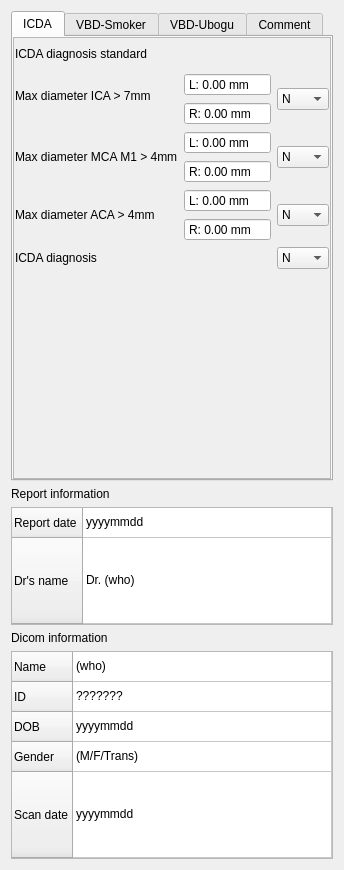
<?xml version="1.0" encoding="UTF-8"?>
<ui version="4.0">
 <class>IADEMeasurementWidget</class>
 <widget class="QWidget" name="IADEMeasurementWidget">
  <property name="geometry">
   <rect>
    <x>0</x>
    <y>0</y>
    <width>344</width>
    <height>870</height>
   </rect>
  </property>
  <property name="windowTitle">
   <string>IADEMeasurementWidget</string>
  </property>
  <layout class="QVBoxLayout" name="verticalLayout">
   <item>
    <widget class="QTabWidget" name="tabWidget">
     <property name="currentIndex">
      <number>0</number>
     </property>
     <widget class="QWidget" name="tab">
      <attribute name="title">
       <string>ICDA</string>
      </attribute>
      <layout class="QVBoxLayout" name="verticalLayout_4">
       <property name="spacing">
        <number>0</number>
       </property>
       <property name="leftMargin">
        <number>0</number>
       </property>
       <property name="topMargin">
        <number>0</number>
       </property>
       <property name="rightMargin">
        <number>0</number>
       </property>
       <property name="bottomMargin">
        <number>0</number>
       </property>
       <item>
        <widget class="QScrollArea" name="scrollArea_2">
         <property name="widgetResizable">
          <bool>true</bool>
         </property>
         <widget class="QWidget" name="scrollAreaWidgetContents_3">
          <property name="geometry">
           <rect>
            <x>0</x>
            <y>0</y>
            <width>318</width>
            <height>554</height>
           </rect>
          </property>
          <layout class="QGridLayout" name="gridLayout_2">
           <property name="leftMargin">
            <number>1</number>
           </property>
           <property name="rightMargin">
            <number>1</number>
           </property>
           <item row="3" column="0">
            <widget class="QLabel" name="label_50">
             <property name="text">
              <string>Max diameter MCA M1 &gt; 4mm</string>
             </property>
            </widget>
           </item>
           <item row="3" column="2">
            <widget class="QComboBox" name="comboBoxMCAM1">
             <item>
              <property name="text">
               <string>N</string>
              </property>
             </item>
             <item>
              <property name="text">
               <string>Y</string>
              </property>
             </item>
            </widget>
           </item>
           <item row="0" column="0" colspan="2">
            <widget class="QLabel" name="label_53">
             <property name="text">
              <string>ICDA diagnosis standard</string>
             </property>
            </widget>
           </item>
           <item row="4" column="0">
            <widget class="QLabel" name="label_51">
             <property name="text">
              <string>Max diameter ACA &gt; 4mm</string>
             </property>
            </widget>
           </item>
           <item row="4" column="2">
            <widget class="QComboBox" name="comboBoxACA">
             <item>
              <property name="text">
               <string>N</string>
              </property>
             </item>
             <item>
              <property name="text">
               <string>Y</string>
              </property>
             </item>
            </widget>
           </item>
           <item row="1" column="0" rowspan="2">
            <widget class="QLabel" name="label_49">
             <property name="text">
              <string>Max diameter ICA &gt; 7mm</string>
             </property>
            </widget>
           </item>
           <item row="2" column="2">
            <widget class="QComboBox" name="comboBoxICA">
             <item>
              <property name="text">
               <string>N</string>
              </property>
             </item>
             <item>
              <property name="text">
               <string>Y</string>
              </property>
             </item>
            </widget>
           </item>
           <item row="2" column="1">
            <layout class="QVBoxLayout" name="verticalLayout_8">
             <item>
              <widget class="QDoubleSpinBox" name="doubleSpinBoxLICA">
               <property name="buttonSymbols">
                <enum>QAbstractSpinBox::NoButtons</enum>
               </property>
               <property name="prefix">
                <string>L: </string>
               </property>
               <property name="suffix">
                <string> mm</string>
               </property>
               <property name="maximum">
                <double>999.000000000000000</double>
               </property>
              </widget>
             </item>
             <item>
              <widget class="QDoubleSpinBox" name="doubleSpinBoxRICA">
               <property name="buttonSymbols">
                <enum>QAbstractSpinBox::NoButtons</enum>
               </property>
               <property name="prefix">
                <string>R: </string>
               </property>
               <property name="suffix">
                <string> mm</string>
               </property>
               <property name="maximum">
                <double>999.000000000000000</double>
               </property>
              </widget>
             </item>
            </layout>
           </item>
           <item row="4" column="1">
            <layout class="QVBoxLayout" name="verticalLayout_10">
             <item>
              <widget class="QDoubleSpinBox" name="doubleSpinBoxLACA">
               <property name="buttonSymbols">
                <enum>QAbstractSpinBox::NoButtons</enum>
               </property>
               <property name="prefix">
                <string>L: </string>
               </property>
               <property name="suffix">
                <string> mm</string>
               </property>
               <property name="maximum">
                <double>999.000000000000000</double>
               </property>
              </widget>
             </item>
             <item>
              <widget class="QDoubleSpinBox" name="doubleSpinBoxRACA">
               <property name="buttonSymbols">
                <enum>QAbstractSpinBox::NoButtons</enum>
               </property>
               <property name="prefix">
                <string>R: </string>
               </property>
               <property name="suffix">
                <string> mm</string>
               </property>
               <property name="maximum">
                <double>999.000000000000000</double>
               </property>
              </widget>
             </item>
            </layout>
           </item>
           <item row="3" column="1">
            <layout class="QVBoxLayout" name="verticalLayout_9">
             <item>
              <widget class="QDoubleSpinBox" name="doubleSpinBoxLMCA">
               <property name="buttonSymbols">
                <enum>QAbstractSpinBox::NoButtons</enum>
               </property>
               <property name="prefix">
                <string>L: </string>
               </property>
               <property name="suffix">
                <string> mm</string>
               </property>
               <property name="maximum">
                <double>999.000000000000000</double>
               </property>
              </widget>
             </item>
             <item>
              <widget class="QDoubleSpinBox" name="doubleSpinBoxRMCA">
               <property name="buttonSymbols">
                <enum>QAbstractSpinBox::NoButtons</enum>
               </property>
               <property name="prefix">
                <string>R: </string>
               </property>
               <property name="suffix">
                <string> mm</string>
               </property>
               <property name="maximum">
                <double>999.000000000000000</double>
               </property>
              </widget>
             </item>
            </layout>
           </item>
           <item row="5" column="2">
            <widget class="QComboBox" name="comboBoxICDA">
             <property name="editable">
              <bool>false</bool>
             </property>
             <item>
              <property name="text">
               <string>N</string>
              </property>
             </item>
             <item>
              <property name="text">
               <string>Y</string>
              </property>
             </item>
            </widget>
           </item>
           <item row="5" column="0">
            <widget class="QLabel" name="label_52">
             <property name="text">
              <string>ICDA diagnosis</string>
             </property>
            </widget>
           </item>
           <item row="7" column="0" colspan="2">
            <spacer name="verticalSpacer">
             <property name="orientation">
              <enum>Qt::Vertical</enum>
             </property>
             <property name="sizeHint" stdset="0">
              <size>
               <width>20</width>
               <height>40</height>
              </size>
             </property>
            </spacer>
           </item>
          </layout>
         </widget>
        </widget>
       </item>
      </layout>
     </widget>
     <widget class="QWidget" name="tab_2">
      <attribute name="title">
       <string>VBD-Smoker</string>
      </attribute>
      <layout class="QVBoxLayout" name="verticalLayout_3">
       <property name="spacing">
        <number>0</number>
       </property>
       <property name="leftMargin">
        <number>0</number>
       </property>
       <property name="topMargin">
        <number>0</number>
       </property>
       <property name="rightMargin">
        <number>0</number>
       </property>
       <property name="bottomMargin">
        <number>0</number>
       </property>
       <item>
        <widget class="QScrollArea" name="scrollArea_3">
         <property name="widgetResizable">
          <bool>true</bool>
         </property>
         <widget class="QWidget" name="scrollAreaWidgetContents_4">
          <property name="geometry">
           <rect>
            <x>0</x>
            <y>0</y>
            <width>318</width>
            <height>554</height>
           </rect>
          </property>
          <layout class="QGridLayout" name="gridLayout_3">
           <property name="leftMargin">
            <number>1</number>
           </property>
           <property name="rightMargin">
            <number>1</number>
           </property>
           <property name="horizontalSpacing">
            <number>6</number>
           </property>
           <item row="5" column="2">
            <widget class="QComboBox" name="comboBoxVBDSmoker">
             <property name="editable">
              <bool>false</bool>
             </property>
             <item>
              <property name="text">
               <string>N</string>
              </property>
             </item>
             <item>
              <property name="text">
               <string>Y</string>
              </property>
             </item>
            </widget>
           </item>
           <item row="2" column="2">
            <widget class="QComboBox" name="comboBoxTortuosity">
             <item>
              <property name="text">
               <string>N</string>
              </property>
             </item>
             <item>
              <property name="text">
               <string>Y</string>
              </property>
             </item>
            </widget>
           </item>
           <item row="1" column="2">
            <widget class="QComboBox" name="comboBoxElongation">
             <item>
              <property name="text">
               <string>N</string>
              </property>
             </item>
             <item>
              <property name="text">
               <string>Y</string>
              </property>
             </item>
            </widget>
           </item>
           <item row="2" column="1">
            <widget class="QComboBox" name="comboBoxTortuosityClass">
             <item>
              <property name="text">
               <string>0</string>
              </property>
             </item>
             <item>
              <property name="text">
               <string>1</string>
              </property>
             </item>
             <item>
              <property name="text">
               <string>2</string>
              </property>
             </item>
             <item>
              <property name="text">
               <string>3</string>
              </property>
             </item>
            </widget>
           </item>
           <item row="1" column="0">
            <widget class="QLabel" name="label_55">
             <property name="text">
              <string>Elongation</string>
             </property>
            </widget>
           </item>
           <item row="1" column="1">
            <widget class="QComboBox" name="comboBoxElongationClass">
             <item>
              <property name="text">
               <string>0</string>
              </property>
             </item>
             <item>
              <property name="text">
               <string>1</string>
              </property>
             </item>
             <item>
              <property name="text">
               <string>2</string>
              </property>
             </item>
             <item>
              <property name="text">
               <string>3</string>
              </property>
             </item>
            </widget>
           </item>
           <item row="3" column="0">
            <widget class="QLabel" name="label_57">
             <property name="text">
              <string>Max diameter BA &gt; 4.5mm</string>
             </property>
            </widget>
           </item>
           <item row="3" column="1">
            <widget class="QDoubleSpinBox" name="doubleSpinBoxSmokerMaxDiameterBA">
             <property name="buttonSymbols">
              <enum>QAbstractSpinBox::NoButtons</enum>
             </property>
             <property name="suffix">
              <string> mm</string>
             </property>
             <property name="maximum">
              <double>999.000000000000000</double>
             </property>
            </widget>
           </item>
           <item row="2" column="0">
            <widget class="QLabel" name="label_56">
             <property name="text">
              <string>Tortuosity</string>
             </property>
            </widget>
           </item>
           <item row="4" column="0">
            <widget class="QLabel" name="label_58">
             <property name="text">
              <string>Ectasia</string>
             </property>
            </widget>
           </item>
           <item row="6" column="0">
            <spacer name="verticalSpacer_2">
             <property name="orientation">
              <enum>Qt::Vertical</enum>
             </property>
             <property name="sizeHint" stdset="0">
              <size>
               <width>20</width>
               <height>40</height>
              </size>
             </property>
            </spacer>
           </item>
           <item row="4" column="2">
            <widget class="QComboBox" name="comboBoxEctasia">
             <item>
              <property name="text">
               <string>N</string>
              </property>
             </item>
             <item>
              <property name="text">
               <string>Y</string>
              </property>
             </item>
            </widget>
           </item>
           <item row="5" column="0">
            <widget class="QLabel" name="label_59">
             <property name="text">
              <string>VBD-Smoker diagnosis</string>
             </property>
            </widget>
           </item>
          </layout>
         </widget>
        </widget>
       </item>
      </layout>
     </widget>
     <widget class="QWidget" name="tab_3">
      <attribute name="title">
       <string>VBD-Ubogu</string>
      </attribute>
      <layout class="QVBoxLayout" name="verticalLayout_2">
       <property name="spacing">
        <number>0</number>
       </property>
       <property name="leftMargin">
        <number>0</number>
       </property>
       <property name="topMargin">
        <number>0</number>
       </property>
       <property name="rightMargin">
        <number>0</number>
       </property>
       <property name="bottomMargin">
        <number>0</number>
       </property>
       <item>
        <widget class="QScrollArea" name="scrollArea_4">
         <property name="widgetResizable">
          <bool>true</bool>
         </property>
         <widget class="QWidget" name="scrollAreaWidgetContents_5">
          <property name="geometry">
           <rect>
            <x>0</x>
            <y>0</y>
            <width>318</width>
            <height>554</height>
           </rect>
          </property>
          <layout class="QGridLayout" name="gridLayout">
           <property name="leftMargin">
            <number>1</number>
           </property>
           <property name="rightMargin">
            <number>1</number>
           </property>
           <item row="8" column="1">
            <layout class="QVBoxLayout" name="verticalLayout_7">
             <item>
              <widget class="QDoubleSpinBox" name="doubleSpinBoxMaxDiameterLVA">
               <property name="buttonSymbols">
                <enum>QAbstractSpinBox::NoButtons</enum>
               </property>
               <property name="prefix">
                <string>L: </string>
               </property>
               <property name="suffix">
                <string> mm</string>
               </property>
               <property name="maximum">
                <double>999.000000000000000</double>
               </property>
              </widget>
             </item>
             <item>
              <widget class="QDoubleSpinBox" name="doubleSpinBoxMaxDiameterRVA">
               <property name="buttonSymbols">
                <enum>QAbstractSpinBox::NoButtons</enum>
               </property>
               <property name="prefix">
                <string>R: </string>
               </property>
               <property name="suffix">
                <string> mm</string>
               </property>
               <property name="maximum">
                <double>999.000000000000000</double>
               </property>
              </widget>
             </item>
            </layout>
           </item>
           <item row="2" column="1">
            <layout class="QVBoxLayout" name="verticalLayout_5">
             <item>
              <widget class="QDoubleSpinBox" name="doubleSpinBoxLengthLVA">
               <property name="buttonSymbols">
                <enum>QAbstractSpinBox::NoButtons</enum>
               </property>
               <property name="prefix">
                <string>L: </string>
               </property>
               <property name="suffix">
                <string> mm</string>
               </property>
               <property name="maximum">
                <double>999.000000000000000</double>
               </property>
              </widget>
             </item>
             <item>
              <widget class="QDoubleSpinBox" name="doubleSpinBoxLengthRVA">
               <property name="buttonSymbols">
                <enum>QAbstractSpinBox::NoButtons</enum>
               </property>
               <property name="prefix">
                <string>R: </string>
               </property>
               <property name="suffix">
                <string> mm</string>
               </property>
               <property name="maximum">
                <double>999.000000000000000</double>
               </property>
              </widget>
             </item>
            </layout>
           </item>
           <item row="5" column="1">
            <layout class="QVBoxLayout" name="verticalLayout_6">
             <item>
              <widget class="QDoubleSpinBox" name="doubleSpinBoxDeviationLVA">
               <property name="buttonSymbols">
                <enum>QAbstractSpinBox::NoButtons</enum>
               </property>
               <property name="prefix">
                <string>L: </string>
               </property>
               <property name="suffix">
                <string> mm</string>
               </property>
               <property name="maximum">
                <double>999.000000000000000</double>
               </property>
              </widget>
             </item>
             <item>
              <widget class="QDoubleSpinBox" name="doubleSpinBoxDeviationRVA">
               <property name="buttonSymbols">
                <enum>QAbstractSpinBox::NoButtons</enum>
               </property>
               <property name="prefix">
                <string>R: </string>
               </property>
               <property name="suffix">
                <string> mm</string>
               </property>
               <property name="maximum">
                <double>999.000000000000000</double>
               </property>
              </widget>
             </item>
            </layout>
           </item>
           <item row="1" column="1">
            <widget class="QDoubleSpinBox" name="doubleSpinBoxLengthBA">
             <property name="buttonSymbols">
              <enum>QAbstractSpinBox::NoButtons</enum>
             </property>
             <property name="suffix">
              <string> mm</string>
             </property>
             <property name="maximum">
              <double>999.000000000000000</double>
             </property>
            </widget>
           </item>
           <item row="2" column="2">
            <widget class="QComboBox" name="comboBoxVAElongation">
             <item>
              <property name="text">
               <string>N</string>
              </property>
             </item>
             <item>
              <property name="text">
               <string>Y</string>
              </property>
             </item>
            </widget>
           </item>
           <item row="10" column="0">
            <widget class="QLabel" name="label_71">
             <property name="text">
              <string>VBD-Ubogu diagnosis</string>
             </property>
            </widget>
           </item>
           <item row="3" column="0">
            <widget class="QLabel" name="label_63">
             <property name="text">
              <string>Elongation</string>
             </property>
            </widget>
           </item>
           <item row="1" column="0">
            <widget class="QLabel" name="label_60">
             <property name="text">
              <string>Length BA &gt; 29.5mm</string>
             </property>
            </widget>
           </item>
           <item row="3" column="2">
            <widget class="QComboBox" name="comboBoxUboguElongation">
             <item>
              <property name="text">
               <string>N</string>
              </property>
             </item>
             <item>
              <property name="text">
               <string>Y</string>
              </property>
             </item>
            </widget>
           </item>
           <item row="5" column="0">
            <widget class="QLabel" name="label_65">
             <property name="text">
              <string>Deviation VA &gt; 10mm</string>
             </property>
            </widget>
           </item>
           <item row="6" column="0">
            <widget class="QLabel" name="label_66">
             <property name="text">
              <string>Tortuosity</string>
             </property>
            </widget>
           </item>
           <item row="6" column="2">
            <widget class="QComboBox" name="comboBoxUboguDeviation">
             <item>
              <property name="text">
               <string>N</string>
              </property>
             </item>
             <item>
              <property name="text">
               <string>Y</string>
              </property>
             </item>
            </widget>
           </item>
           <item row="2" column="0">
            <widget class="QLabel" name="label_61">
             <property name="text">
              <string>Length VA &gt; 23.5mm</string>
             </property>
            </widget>
           </item>
           <item row="1" column="2">
            <widget class="QComboBox" name="comboBoxBAElongation">
             <item>
              <property name="text">
               <string>N</string>
              </property>
             </item>
             <item>
              <property name="text">
               <string>Y</string>
              </property>
             </item>
            </widget>
           </item>
           <item row="4" column="0">
            <widget class="QLabel" name="label_64">
             <property name="text">
              <string>Deviation BA &gt; 10mm</string>
             </property>
            </widget>
           </item>
           <item row="5" column="2">
            <widget class="QComboBox" name="comboBoxDeviationVA">
             <item>
              <property name="text">
               <string>N</string>
              </property>
             </item>
             <item>
              <property name="text">
               <string>Y</string>
              </property>
             </item>
            </widget>
           </item>
           <item row="4" column="1">
            <widget class="QDoubleSpinBox" name="doubleSpinBoxDeviationBA">
             <property name="buttonSymbols">
              <enum>QAbstractSpinBox::NoButtons</enum>
             </property>
             <property name="suffix">
              <string> mm</string>
             </property>
             <property name="maximum">
              <double>999.000000000000000</double>
             </property>
            </widget>
           </item>
           <item row="4" column="2">
            <widget class="QComboBox" name="comboBoxDeviationBA">
             <item>
              <property name="text">
               <string>N</string>
              </property>
             </item>
             <item>
              <property name="text">
               <string>Y</string>
              </property>
             </item>
            </widget>
           </item>
           <item row="8" column="0">
            <widget class="QLabel" name="label_68">
             <property name="text">
              <string>Max diameter VA &gt; 4.5</string>
             </property>
            </widget>
           </item>
           <item row="7" column="0">
            <widget class="QLabel" name="label_67">
             <property name="text">
              <string>Max diameter BA &gt; 4.5</string>
             </property>
            </widget>
           </item>
           <item row="9" column="2">
            <widget class="QComboBox" name="comboBoxUboguExpansion">
             <item>
              <property name="text">
               <string>N</string>
              </property>
             </item>
             <item>
              <property name="text">
               <string>Y</string>
              </property>
             </item>
            </widget>
           </item>
           <item row="8" column="2">
            <widget class="QComboBox" name="comboBoxMaxDiameterVA">
             <item>
              <property name="text">
               <string>N</string>
              </property>
             </item>
             <item>
              <property name="text">
               <string>Y</string>
              </property>
             </item>
            </widget>
           </item>
           <item row="7" column="1">
            <widget class="QDoubleSpinBox" name="doubleSpinBoxMaxDiameterBA">
             <property name="buttonSymbols">
              <enum>QAbstractSpinBox::NoButtons</enum>
             </property>
             <property name="prefix">
              <string/>
             </property>
             <property name="suffix">
              <string> mm</string>
             </property>
             <property name="maximum">
              <double>999.000000000000000</double>
             </property>
            </widget>
           </item>
           <item row="7" column="2">
            <widget class="QComboBox" name="comboBoxMaxDiameterBA">
             <item>
              <property name="text">
               <string>N</string>
              </property>
             </item>
             <item>
              <property name="text">
               <string>Y</string>
              </property>
             </item>
            </widget>
           </item>
           <item row="9" column="0">
            <widget class="QLabel" name="label_70">
             <property name="text">
              <string>Expansion</string>
             </property>
            </widget>
           </item>
           <item row="11" column="1">
            <spacer name="verticalSpacer_3">
             <property name="orientation">
              <enum>Qt::Vertical</enum>
             </property>
             <property name="sizeHint" stdset="0">
              <size>
               <width>17</width>
               <height>152</height>
              </size>
             </property>
            </spacer>
           </item>
           <item row="10" column="2">
            <widget class="QComboBox" name="comboBoxVBDUbogu">
             <item>
              <property name="text">
               <string>N</string>
              </property>
             </item>
             <item>
              <property name="text">
               <string>Y</string>
              </property>
             </item>
            </widget>
           </item>
          </layout>
         </widget>
        </widget>
       </item>
      </layout>
     </widget>
     <widget class="QWidget" name="tab_4">
      <attribute name="title">
       <string>Comment</string>
      </attribute>
      <layout class="QVBoxLayout" name="verticalLayout_11">
       <property name="spacing">
        <number>0</number>
       </property>
       <property name="leftMargin">
        <number>0</number>
       </property>
       <property name="topMargin">
        <number>0</number>
       </property>
       <property name="rightMargin">
        <number>0</number>
       </property>
       <property name="bottomMargin">
        <number>0</number>
       </property>
       <item>
        <widget class="QTextBrowser" name="textBrowser">
         <property name="readOnly">
          <bool>false</bool>
         </property>
        </widget>
       </item>
      </layout>
     </widget>
    </widget>
   </item>
   <item>
    <widget class="QLabel" name="label_25">
     <property name="sizePolicy">
      <sizepolicy hsizetype="Fixed" vsizetype="Fixed">
       <horstretch>0</horstretch>
       <verstretch>0</verstretch>
      </sizepolicy>
     </property>
     <property name="text">
      <string>Report information</string>
     </property>
    </widget>
   </item>
   <item>
    <widget class="QTableWidget" name="tableWidgetReport">
     <property name="sizePolicy">
      <sizepolicy hsizetype="Preferred" vsizetype="Preferred">
       <horstretch>0</horstretch>
       <verstretch>0</verstretch>
      </sizepolicy>
     </property>
     <property name="minimumSize">
      <size>
       <width>0</width>
       <height>0</height>
      </size>
     </property>
     <property name="sizeAdjustPolicy">
      <enum>QAbstractScrollArea::AdjustToContents</enum>
     </property>
     <property name="editTriggers">
      <set>QAbstractItemView::AllEditTriggers</set>
     </property>
     <attribute name="horizontalHeaderVisible">
      <bool>false</bool>
     </attribute>
     <attribute name="horizontalHeaderCascadingSectionResizes">
      <bool>false</bool>
     </attribute>
     <attribute name="horizontalHeaderStretchLastSection">
      <bool>true</bool>
     </attribute>
     <attribute name="verticalHeaderCascadingSectionResizes">
      <bool>false</bool>
     </attribute>
     <attribute name="verticalHeaderStretchLastSection">
      <bool>true</bool>
     </attribute>
     <row>
      <property name="text">
       <string>Report date</string>
      </property>
     </row>
     <row>
      <property name="text">
       <string>Dr's name</string>
      </property>
     </row>
     <column>
      <property name="text">
       <string>Data</string>
      </property>
     </column>
     <item row="0" column="0">
      <property name="text">
       <string>yyyymmdd</string>
      </property>
     </item>
     <item row="1" column="0">
      <property name="text">
       <string>Dr. (who)</string>
      </property>
     </item>
    </widget>
   </item>
   <item>
    <widget class="QLabel" name="label_24">
     <property name="sizePolicy">
      <sizepolicy hsizetype="Fixed" vsizetype="Fixed">
       <horstretch>0</horstretch>
       <verstretch>0</verstretch>
      </sizepolicy>
     </property>
     <property name="text">
      <string>Dicom information</string>
     </property>
    </widget>
   </item>
   <item>
    <widget class="QTableWidget" name="tableWidgetDicom">
     <property name="sizePolicy">
      <sizepolicy hsizetype="Preferred" vsizetype="Preferred">
       <horstretch>0</horstretch>
       <verstretch>0</verstretch>
      </sizepolicy>
     </property>
     <property name="minimumSize">
      <size>
       <width>0</width>
       <height>0</height>
      </size>
     </property>
     <property name="sizeAdjustPolicy">
      <enum>QAbstractScrollArea::AdjustToContents</enum>
     </property>
     <property name="editTriggers">
      <set>QAbstractItemView::AllEditTriggers</set>
     </property>
     <attribute name="horizontalHeaderVisible">
      <bool>false</bool>
     </attribute>
     <attribute name="horizontalHeaderCascadingSectionResizes">
      <bool>false</bool>
     </attribute>
     <attribute name="horizontalHeaderStretchLastSection">
      <bool>true</bool>
     </attribute>
     <attribute name="verticalHeaderCascadingSectionResizes">
      <bool>false</bool>
     </attribute>
     <attribute name="verticalHeaderStretchLastSection">
      <bool>true</bool>
     </attribute>
     <row>
      <property name="text">
       <string>Name</string>
      </property>
     </row>
     <row>
      <property name="text">
       <string>ID</string>
      </property>
     </row>
     <row>
      <property name="text">
       <string>DOB</string>
      </property>
     </row>
     <row>
      <property name="text">
       <string>Gender</string>
      </property>
     </row>
     <row>
      <property name="text">
       <string>Scan date</string>
      </property>
     </row>
     <column>
      <property name="text">
       <string>Data</string>
      </property>
     </column>
     <item row="0" column="0">
      <property name="text">
       <string>(who)</string>
      </property>
     </item>
     <item row="1" column="0">
      <property name="text">
       <string>???????</string>
      </property>
     </item>
     <item row="2" column="0">
      <property name="text">
       <string>yyyymmdd</string>
      </property>
     </item>
     <item row="3" column="0">
      <property name="text">
       <string>(M/F/Trans)</string>
      </property>
     </item>
     <item row="4" column="0">
      <property name="text">
       <string>yyyymmdd</string>
      </property>
     </item>
    </widget>
   </item>
  </layout>
 </widget>
 <resources/>
 <connections/>
</ui>
